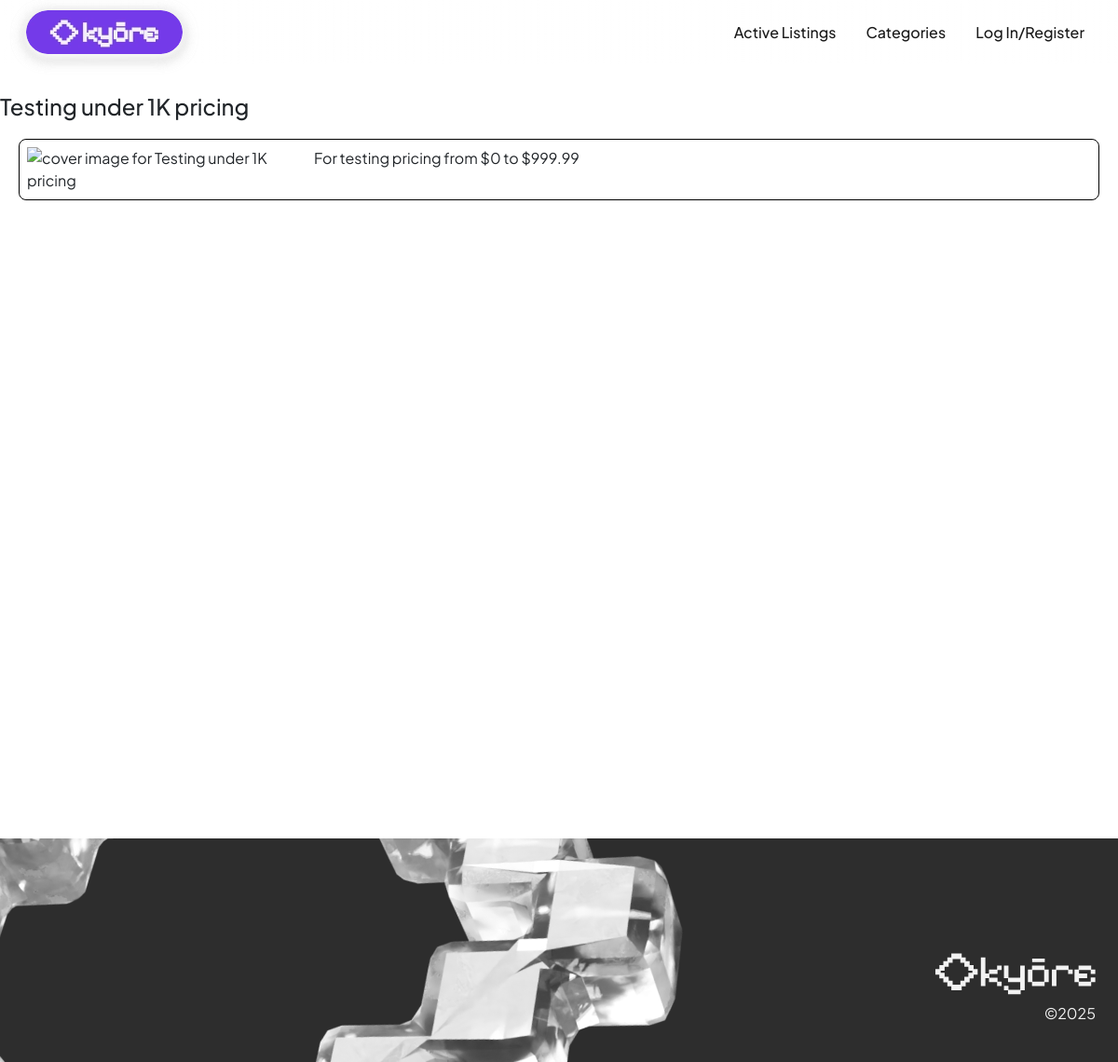
The page /listing/9/ on the database its author committed.
### auctions/models.py (models this page shows, shortened)
class Listing(models.Model):
    title = models.CharField(max_length=64)
    description = models.TextField(null=True, blank=True)
    category = models.ForeignKey(Category, on_delete=models.SET_NULL, null=True)
    seller = models.ForeignKey(User, on_delete=models.SET_NULL, related_name="listings", null=True)
    is_active = models.BooleanField(default=True)
    starting_bid = models.DecimalField(max_digits=16, decimal_places=2, validators=[MinValueValidator(0)])
    highest_bid = models.DecimalField(max_digits=16, decimal_places=2, null=True, blank=True)
    highest_bidder = models.ForeignKey(User, on_delete=models.SET_NULL, related_name="highest_bidder", null=True, blank=True)
    winner = models.ForeignKey(User, on_delete=models.SET_NULL, related_name="wins", null=True, blank=True)
    created_at = models.DateTimeField(auto_now_add=True)
    updated_at = models.DateTimeField(auto_now=True)
    image_url = models.URLField(null=True, blank=True)
    has_bids = models.BooleanField(default=False)

### auctions/views.py (the view)
# urls.py: path("listing/<int:id>/", views.listing, name="listing"),
def listing(request, id):
    listing = Listing.objects.get(id=id)
    return render(request, "auctions/listing.html", {
        "title" : listing.title,
        "description" : listing.description,
        "image_url" : listing.image_url,
        "starting_bid": listing.starting_bid,
        "highest_bid": listing.highest_bid,
        "highest_bidder": listing.highest_bidder
    })

### auctions/templates/auctions/listing.html (shortened to what this page needs)
{% extends "auctions/layout.html" %}
{% block body %}
    <div class="">
        <h4>{{ title }}</h4>
        <div style="display: flex; border: 1px black solid; border-radius: 8px; margin: 20px; padding: 8px; gap: 8px;">
            <img src="{{ image_url }}" style="max-width: 300px; max-height: 500px; width: auto; height: auto; object-fit: contain;" alt="cover image for {{ title }}">
            <p>{{ description }}</p>
        </div>
    </div>
{% endblock %}

### auctions/static/css/styles.css (style rules this page uses)
:root { --color-text-caption: #212529; --color-text-paragraph: #212529; --color-text-heading: #1A1A1A; --color-text-heading-invert: #F2F2F2; --color-text-link: #1a1a1a; --color-text-link-hover: #743AE8; --color-brand-primary: #743AE8; --color-backdrop: #FFFFFF; --color-backdrop-invert: #2d2d2d; --color-backdrop-nav: rgba(255, 255, 255, 0.4); --color-outline-brand: #8f5ff0; --color-outline-light: #ced4da; --color-outline-superlight: #e9e9e9; --color-outline-dark: #212529; --color-outline-superdark: #1A1A1A; --color-shadow-brand: #743ae848; --color-shadow-sharp: rgba(255, 255, 255, 0.75); --color-shadow-blur: rgba(217, 217, 217, 0.5); --color-button-brand-text: #F2F2F2; --color-button-brand-hover: #652fd1; --color-button-brand-hover-border: #5c28c4; --color-button-brand-focus-shadow: #743ae848; --color-button-brand-active: #5725bb; --color-button-brand-active-border: #4e21aa; --color-button-primary: #2D2D2D; --color-button-primary-text: #f2f2f2; --color-button-primary-hover: #202020; --color-button-primary-hover-border: #202020; --color-button-primary-focus-shadow: #2d2d2d42; --color-button-primary-active: #1a1a1a; --color-button-primary-active-border: #1a1a1a; --color-button-secondary: #FFFFFF; --color-button-secondary-border: #ced4da; --color-button-secondary-text: var(--color-text-caption); --color-button-secondary-hover: #f7f7f7; --color-button-secondary-hover-border: #ced4da; --color-button-secondary-focus-shadow: #1a1a1a2a; --color-button-secondary-focus-border: #8b8b8b; --color-button-secondary-active: #F2F2F2; --color-button-secondary-active-border: #ced4da; --font-family-display: "Pixelify Sans", sans-serif; --font-family-default: "Plus Jakarta Sans", sans-serif; }
html, body, a { padding: 0; margin: 0; font-family: var(--font-family-default) !important; }

### rows shown on the page
Listing: title "Testing under 1K pricing", description "For testing pricing from $0 to $999.99"
